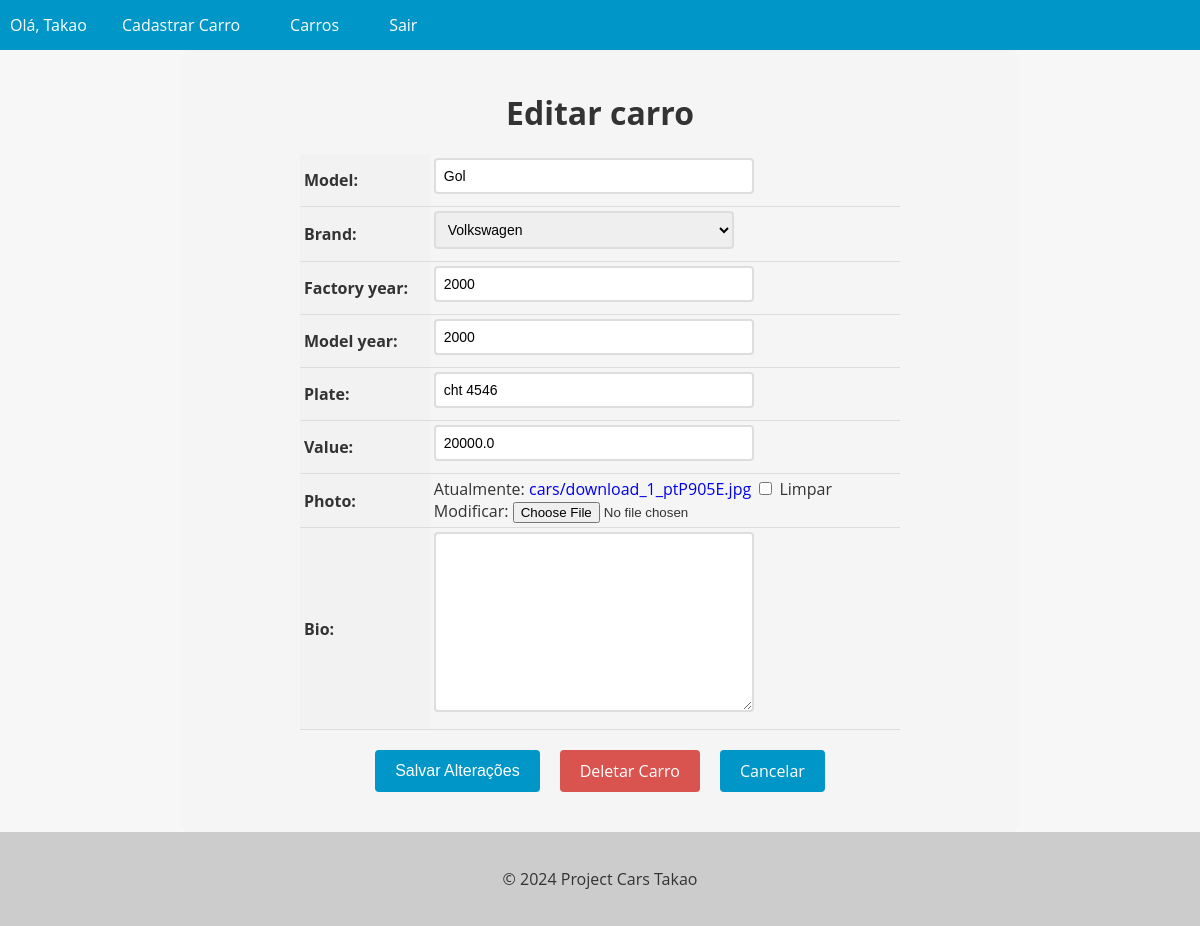
Page /car/14/update/ (signed in) on the earlier database version.
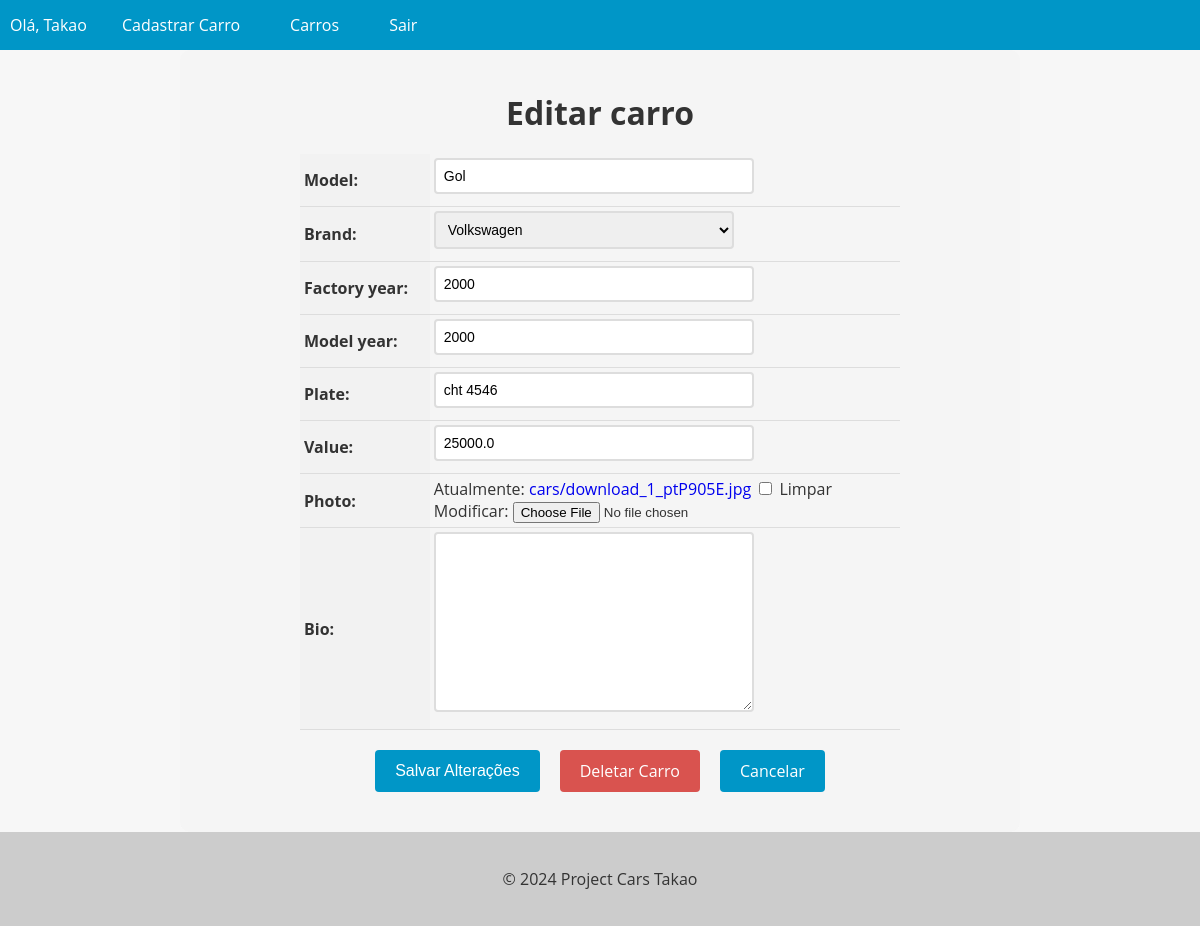
Same page on the later database version.
### cars/models.py (models this page shows, shortened)
class Car(models.Model):
    id = models.AutoField(primary_key=True)
    model = models.CharField(max_length=200)
    brand = models.ForeignKey(Brand, on_delete=models.PROTECT, related_name='car_brand')
    factory_year = models.IntegerField(blank=True, null=True)
    model_year = models.IntegerField(blank=True, null=True)
    plate = models.CharField(max_length=10, blank=True, null=True)
    value = models.FloatField(blank=True, null=True)
    photo = models.ImageField(upload_to='cars/', blank=True, null=True)
    bio = models.TextField(blank=True, null=True)

### cars/views.py (the view, shortened to what this page needs)
# urls.py: path('car/<int:pk>/update/', CarUpdateView.as_view(), name='car_update'),
@method_decorator(login_required(login_url='login'), name='dispatch')
class CarUpdateView(UpdateView):
    model = Car
    form_class = CarModelForm
    template_name = 'car_update.html'

### cars/forms.py (shortened to what this page needs)
class CarModelForm(forms.ModelForm):
    class Meta:
        model = Car
        fields = '__all__'

### cars/models.py (called while the page is built)
    def __str__(self):
        return self.name

### cars/templates/car_update.html (shortened to what this page needs)
{% extends 'base.html' %}
{% block content %}
<form method="post" enctype="multipart/form-data">
    <h1>Editar carro</h1>
    <table>
        {{ form.as_table}}
    </table>
    <div>
        <div class="buttons-container">
            <input type="submit" value="Salvar Alterações" class="btn btn-primary">
            <a href="{% url 'car_delete' pk=object.pk %}" class="btn btn-danger">Deletar Carro</a>
            <a href="{% url 'car_detail' pk=object.pk %}" class="btn btn-secondary">Cancelar</a>
        </div>
    </div>
</form>
{% endblock %}

Differences in the rows shown:
changed Car "Gol": value "20000.0" → "25000.0"
